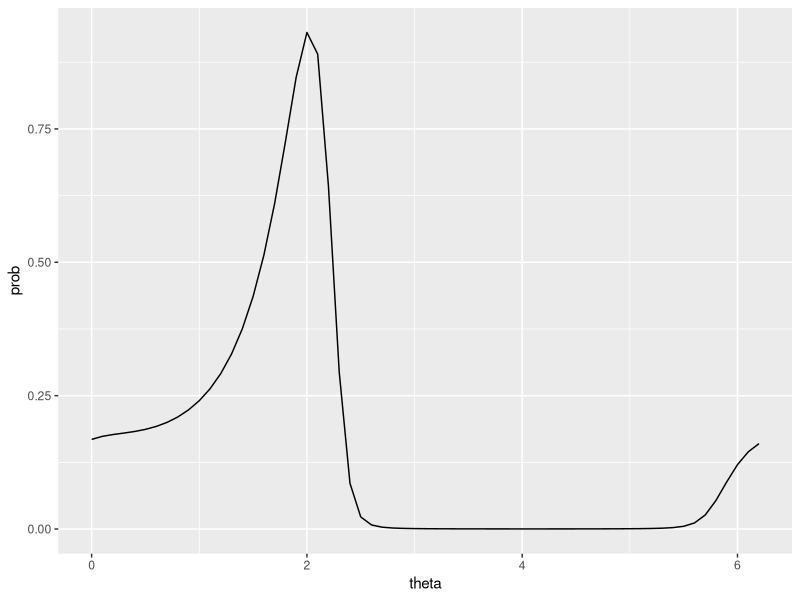
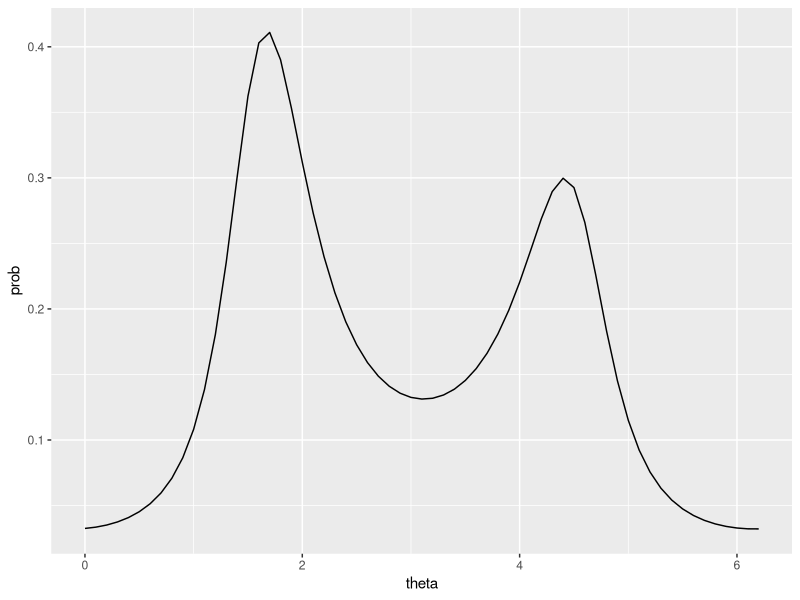
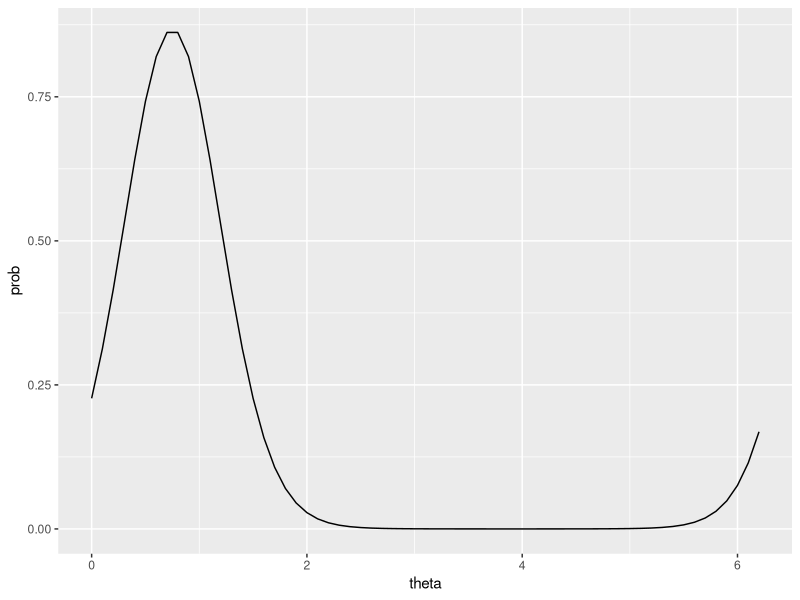

Source code (R) for these figures, in order:
library(dplyr)
library(tidyverse)
library(foreach)
library(ggthemes)
library(circular)

# project normal func
projected_normal_circular <- function(theta,mu,Sigma){
  u = matrix(c(cos(theta),sin(theta)),ncol=1)
  A = t(u) %*% solve(Sigma) %*% u
  B = t(u) %*% solve(Sigma) %*% mu
  C = (-1/2) * (t(mu) %*% solve(Sigma) %*% mu)
  tmp = B/sqrt(A)
  p = (1/(2*pi*A*sqrt(det(Sigma)))) * exp(C) * 
    (1 + tmp*pnorm(tmp,0,1)/dnorm(tmp,0,1))
  return(p)
}

mu = matrix(c(-0.19,2.09),ncol=1); sigma1 = 1.58; sigma2 = 1.4; rho = -0.84
Sigma = matrix(c(sigma1^2,rho*sigma1*sigma2,
                 rho*sigma1*sigma2,sigma2^2),ncol=2)

# 予測値をプロット
theta <- seq(0, 2 * pi ,0.1)
x <- foreach(i=theta, .combine = c) %do% projected_normal_circular(i,mu,Sigma) 

data.frame(theta = theta,prob = x) %>% 
  ggplot(aes(x = theta, y = prob)) + 
  geom_line() 

# project normal 2峰性

mu = matrix(c(-0.24,0.15),ncol=1); sigma1 = 0.458; sigma2 = 1; rho = 0.15
Sigma = matrix(c(sigma1^2,rho*sigma1*sigma2,
                 rho*sigma1*sigma2,sigma2^2),ncol=2)
# 予測値をプロット
theta <- seq(0, 2 * pi ,0.1)
x <- foreach(i=theta, .combine = c) %do% projected_normal_circular(i,mu,Sigma) 

data.frame(theta = theta,prob = x) %>% 
  ggplot(aes(x = theta, y = prob)) + 
  geom_line() 

# von Mises sample
x <- foreach(i=theta, .combine = c) %do% dvonmises(i, mu=circular(3/4), kappa=5)
data.frame(theta = theta,prob = x) %>% 
  ggplot(aes(x = theta, y = prob)) + 
  geom_line() 
